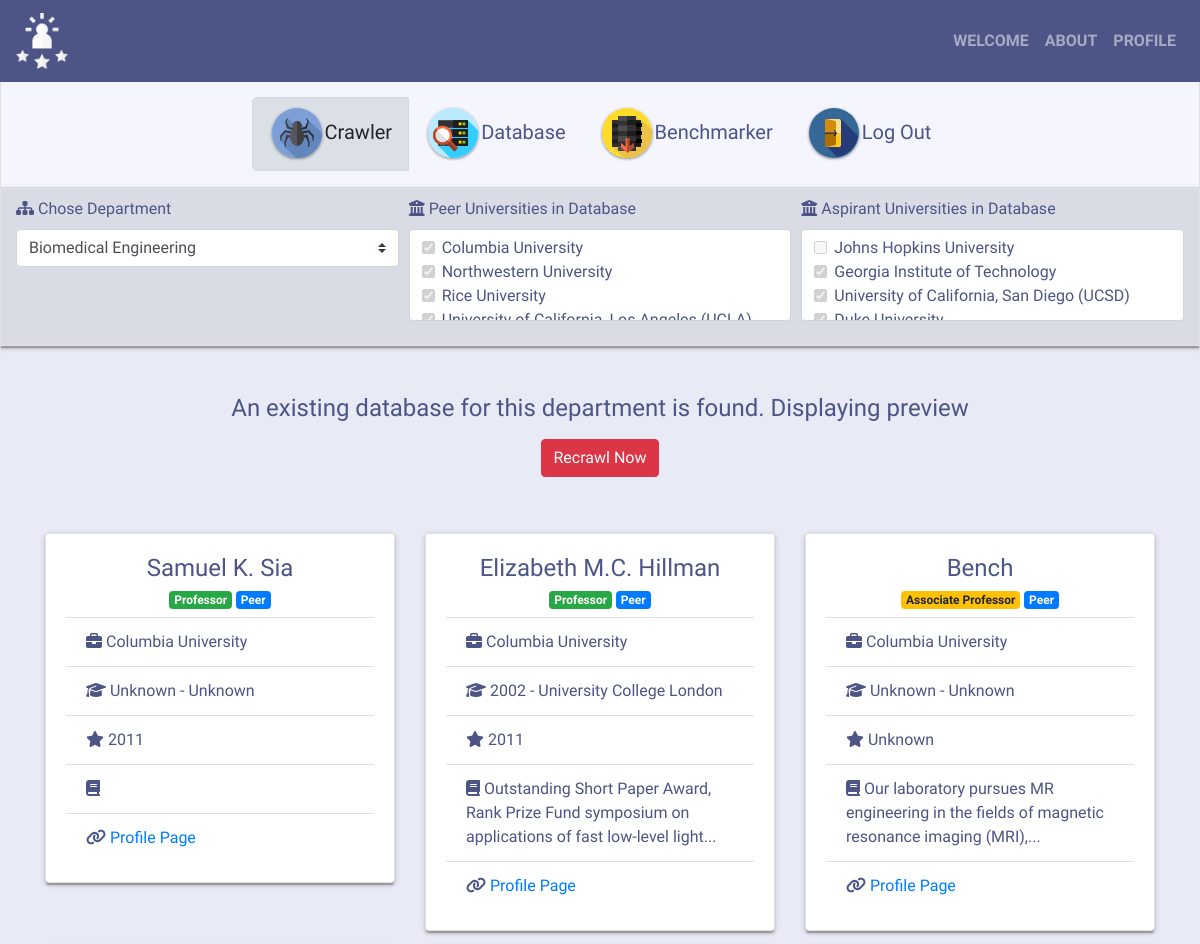
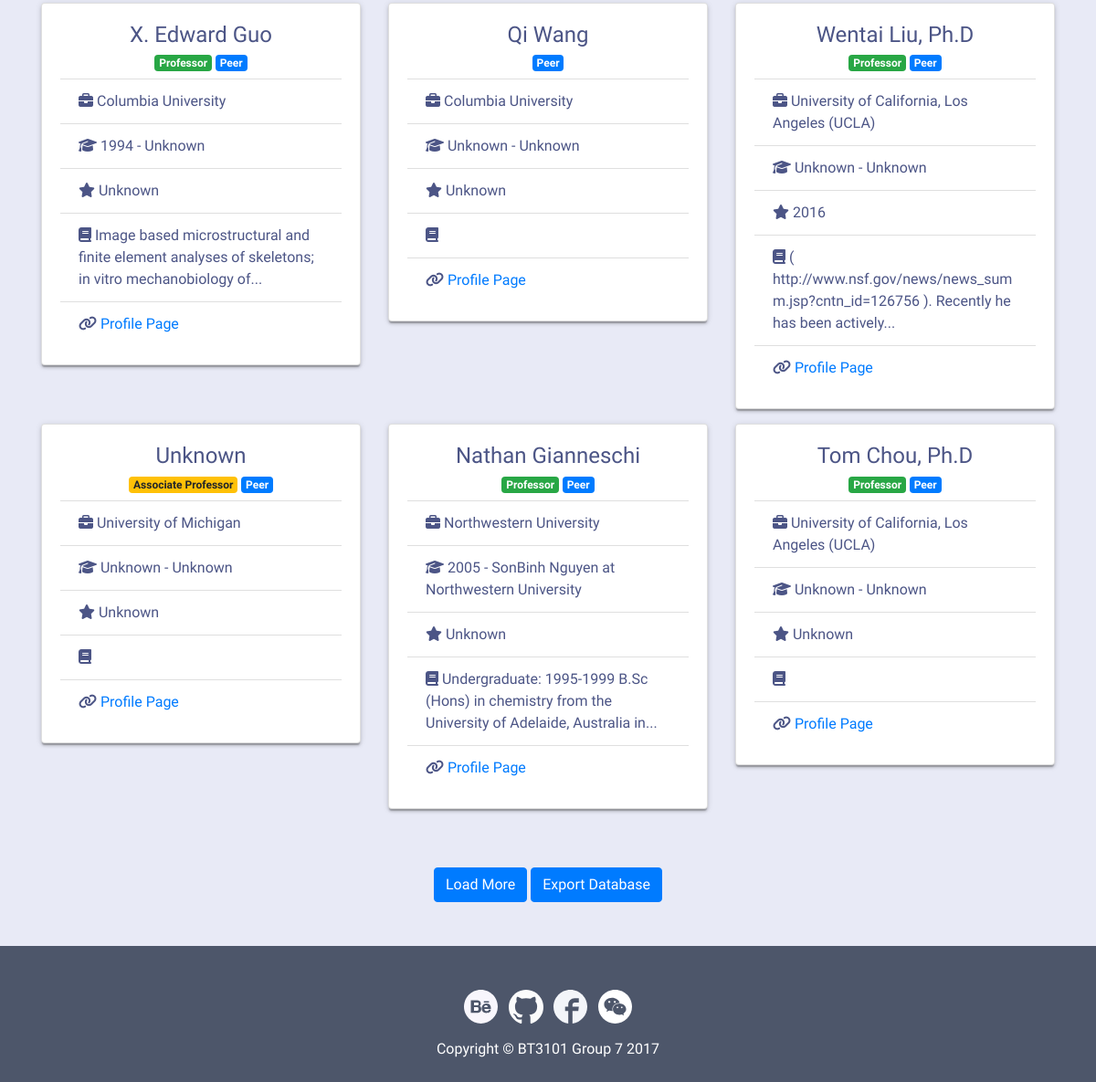
Screenshot of /crawler/ (signed in) with the database file from the repository (2 pictures, top to bottom).
### tables this page shows
CREATE TABLE profiles (
  profile_link TEXT PRIMARY KEY,
  name TEXT,
  department TEXT,
  university TEXT,
  tag TEXT,
  position TEXT,
  phd_year TEXT,
  phd_school TEXT,
  promotion_year TEXT,
  text_raw TEXT,
  user_updated INTEGER
);

### application.py (the view)
@app.route('/crawler/')
def crawler(dep='bme', length=9):
    if 'username' in session:
        if request.args.get('length'):
            length = request.args.get('length', type=int)
        if request.args.get('dep'):
            dep = request.args.get('dep')
        dep_name = helper.get_full_name(dep)
        preview = query_db('select * from profiles where department = ?', (dep_name,))
        db_peer = query_db('select distinct university from profiles where department = ? and tag = ?', (dep_name, 'peer'))
        in_db_peer = [row['university'] for row in db_peer]
        db_asp = query_db('select distinct university from profiles where department = ? and tag = ?' , (dep_name, 'aspirant'))
        in_db_asp = [row['university'] for row in db_asp]
        return render_template(
            "crawler.html",
            dep=dep,
            length=length,
            peer_unis=helper.get_peer_unis(dep),
            asp_unis=helper.get_asp_unis(dep),
            selected_peer=in_db_peer,
            selected_asp=in_db_asp,
            preview=preview)
    else:
        return redirect(url_for('main'))

### application.py (called while the page is built)
def get_db():
    db = getattr(g, '_database', None)
    if db is None:
        db = g._database = sqlite3.connect(DATABASE)
    return db

def query_db(query, args=(), one=False):
    db = get_db()
    db.row_factory = sqlite3.Row
    cur = db.cursor().execute(query, args)
    rv = cur.fetchall()
    return (rv[0] if rv else None) if one else rv

@app.teardown_appcontext
def close_connection(exception):
    db = getattr(g, '_database', None)
    if db is not None:
        db.close()

### helper.py (called while the page is built)
def get_peer_unis(dep):
    bme_peer = [
        'Columbia University',
        'Northwestern University',
        'Rice University',
        'University of California, Los Angeles (UCLA)',
        'University of Michigan',
        'University of Toronto']
    biochem_peer = [
        'University of Chicago',
        'The University of Hong Kong',
        'New York University',
        'Monash University'
    ]
    geo_peer = [
        'UCL (University College London)',
        'University of Colorado - Boulder',
        'The University of Manchester',
        'University of Toronto (St George)',
        'Queen Mary University of London']
    departments = {
        'bme': bme_peer,
        'biochem': biochem_peer,
        'geo': geo_peer}
    return departments[dep]

def get_asp_unis(dep):
    bme_asp = [
        'Johns Hopkins University',
        'Georgia Institute of Technology',
        'University of California, San Diego (UCSD)',
        'Duke University',
        'Massachusetts Institute of Technology',
        'Stanford University']
    biochem_asp = [
        'University of California, San Francisco',
        'UCL (University College London)',
        'University of Illinois at Urbana-Champaign',
        'McGill University'
    ]
    geo_asp = [
        'University of Cambridge',
        'University of British Columbia',
        'University of Oxford']
    departments = {
        'bme': bme_asp,
        'biochem': biochem_asp,
        'geo': geo_asp}
    return departments[dep]

def get_full_name(dep):
    names = {
        'bme': 'Biomedical Engineering',
        'biochem': 'Biochemistry',
        'geo': 'Geography'
    }
    return names[dep]

### templates/crawler.html (shortened to what this page needs)
<!doctype html>
<html lang="en">
  <head>
    <link rel="stylesheet" href="https://maxcdn.bootstrapcdn.com/bootstrap/4.0.0-beta.2/css/bootstrap.min.css">
    <link href="https://opensource.keycdn.com/fontawesome/4.7.0/font-awesome.min.css" rel="stylesheet">
    <link href="../static/css/custom.css" rel="stylesheet">
  </head>
  <body>
    <header class="navbar fixed-top navbar-expand-lg navbar-dark" style="background-color: #4C5586;">
      <a class="navbar-brand" href="#"><img class="img-fluid" src="{{ url_for('static', filename='img/Logo.svg') }}"></a>
      <div class="collapse navbar-collapse" id="navbarNavAltMarkup">
        <ul class="navbar-nav ml-auto">
          <li class="nav-item">
            <a class="nav-link font-weight-bold" href="{{ url_for('main') }}">WELCOME</a>
          </li>
          <li class="nav-item">
            <a class="nav-link font-weight-bold" href="{{ url_for('about') }}">ABOUT</a>
          </li>
          <li class="nav-item">
            <a class="nav-link font-weight-bold" href="{{ url_for('profile') }}">PROFILE</a>
          </li>
        </ul>
      </div>
    </header>
    <div class="container-fluid border text-center mt-5 pt-5 pb-3 shadowed function-button">
      <div class="btn-group btn-group-lg" role="group" aria-label="Function buttons">
        <a class="btn btn-light btn-menu active" href="{{ url_for('crawler') }}">
          <img src="{{ url_for('static', filename='img/Crawl.svg') }}">Crawler
        </a>
        <a class="btn btn-light btn-menu" href="{{ url_for('database') }}">
          <img src="{{ url_for('static', filename='img/Menu.svg') }}">Database
        </a>
        <a class="btn btn-light btn-menu" href="{{ url_for('benchmarker') }}">
          <img src="{{ url_for('static', filename='img/Database.svg') }}">Benchmarker
        </a>
        <a class="btn btn-light btn-menu" href="{{ url_for('logout') }}">
          <img src="{{ url_for('static', filename='img/Logout.svg') }}">Log Out
        </a>
      </div>
    </div>
    <div class="container-fluid border py-2 criteria-box shadowed">
      <form>
        <div class="form-row">
          <div class="form-group col-4">
            <label for="department"><i class="fa fa-sitemap" aria-hidden="true"></i>&nbsp;Chose Department</label>
            <select id="department" class="form-control custom-select" onchange="javascript:location.href = this.value;">
              <option {% if dep == 'bme' %} selected {% endif %} value="{{ url_for('crawler', dep='bme') }}">Biomedical Engineering</option>
            </select>
          </div>
          <div class="form-group col-4">
            <label for="peer">
              <i class="fa fa-university" aria-hidden="true"></i>&nbsp;Peer Universities in Database
            </label>
            <div class="form-scrollable rounded">
              {% for uni in peer_unis %}
              <div class="form-check">
                <label class="form-check-label">
                  <input class="form-check-input" type="checkbox" name="selected_peer" value="{{ uni }}" {% if uni in selected_peer %} checked {% endif %} disabled="" />{{ uni }}</label>
              </div>
              {% endfor %}
            </div>
          </div>
          <div class="form-group col-4">
            <label for="aspirant">
              <i class="fa fa-university" aria-hidden="true"></i>&nbsp;Aspirant Universities in Database
            </label>
            <div class="form-scrollable rounded">
              {% for uni in asp_unis %}
              <div class="form-check">
                <label class="form-check-label">
                  <input class="form-check-input" type="checkbox" name="selected_asp" value="{{ uni }}" {% if uni in selected_asp %} checked {% endif %} disabled="" />{{ uni }}
                </label>
              </div>
              {% endfor %}
            </div>
          </div>
        </div>
      </form>
    </div>
    {% if preview | length > 0 %}
      <div class="container py-5">
        <h4 class="text-center">An existing database for this department is found. Displaying preview</h4>
        <div class="text-center pt-2">
          <a href="{{ url_for('crawler_choose_unis', dep=dep) }}" class="btn btn-danger">Recrawl Now</a>
        </div>
      </div>
      <div class="container pt-2">
        <div class="row">
          {% for value in preview[:length] %}
            <div class="col-4">
              <div class="card mb-3 shadowed">
                <div class="card-body">
                  <h4 class="card-title text-center">{{ value['name'] }}</h4>
                  <h6 class="card-subtitle text-center">
                    {% if value['position'] == 'Professor' %}
                      <span class="badge badge-success mb-2">Professor</span>
                    {% elif value['position'] == 'Associate Professor' %}
                      <span class="badge badge-warning mb-2">Associate Professor</span>
                    {% endif %}
                    {% if value['tag'] == 'peer' %}
                      <span class="badge badge-primary mb-2">Peer</span>
                    {% elif value['tag'] == 'aspirant' %}
                      <span class="badge badge-info mb-2">Aspirant</span>
                    {% endif %}
                  </h6>
                  <ul class="list-group list-group-flush">
                    <li class="list-group-item"><i class="fa fa-briefcase" aria-hidden="true"></i>&nbsp;{{ value['university'] }}</li>
                    <li class="list-group-item"><i class="fa fa-graduation-cap" aria-hidden="true"></i>&nbsp;{{ value['phd_year'] }} - {{ value['phd_school'] }}</li>
                    <li class="list-group-item"><i class="fa fa-star" aria-hidden="true"></i>&nbsp;{{ value['promotion_year'] }}</li>
                    <li class="list-group-item"><i class="fa fa-book" aria-hidden="true"></i>&nbsp;{{ value['text_raw'] | truncate(100) }}</li>
                    <li class="list-group-item"><i class="fa fa-link"></i>&nbsp;<a href="{{ value['profile_link'] }}" target="_blank">Profile Page</a></li>
                  </ul>
                </div>
              </div>
            </div>
          {% endfor %}
        </div>
        <div class="text-center py-5" id="loadMore">
          <a type="button" class="btn btn-primary" href="{{ url_for('crawler', dep=dep, length=length+9) }}">Load More</a>
          <button type="butoon" class="btn btn-primary" data-toggle="modal" data-target="#exportModal">Export Database</button>
        </div>
      </div>
    {% endif %}
    <footer class="footer pt-5 pb-2">
      <div class="container">
        <div class="text-center">
          <ul class="list-inline">
            <li class="list-inline-item">
              <a href="https://www.behance.net" target="_blank"><img src="{{ url_for('static', filename='img/behance-logo.svg') }}"></a>
            </li>
            <li class="list-inline-item">
              <a href="https://github.com" target="_blank"><img src="{{ url_for('static', filename='img/github-logo.svg') }}"></a>
            </li>
            <li class="list-inline-item">
              <a href="https://www.facebook.com" target="_blank"><img src="{{ url_for('static', filename='img/facebook-logo.svg') }}"></a>
            </li>
            <li class="list-inline-item">
              <a href="https://web.wechat.com" target="_blank"><img src="{{ url_for('static', filename='img/wechat-logo.svg') }}"></i>
              </a>
            </li>
          </ul>
          <p>Copyright &copy; BT3101 Group 7 2017</p>
        </div>
      </div>
    </footer>
  </body>
</html>

### static/css/custom.css (style rules this page uses)
body { font-family: Ubuntu, 'Helvetica Neue', Helvetica, Arial, sans-serif; color: #4C5586; background-color: #E8EAF6; }
.footer { background-color: #4D566A; }
.footer p { color: #fff; }
.shadowed { box-shadow:0 3px 3px 0 rgba(0,0,0,0.14),0 1px 7px 0 rgba(0,0,0,0.12),0 3px 1px -1px rgba(0,0,0,0.2) }
.btn-menu { color: #4C5586; border-color: #F4F5FD; background-color: #F4F5FD; }
.function-button { background-color: #F4F5FD; }
.criteria-box { background-color: #DADCE5; }
.form-scrollable { max-height: 5.75rem; overflow-y: scroll; background-color: #fff; padding: 0.375rem 0.75rem; border: 1px solid #CED4DA; }

### rows the page displays
profiles: name "Samuel K. Sia", position "Professor", tag "Peer", university "Columbia University", phd_year "Unknown", phd_school "Unknown", promotion_year "2011"
profiles: name "Elizabeth M.C. Hillman", position "Professor", tag "Peer", university "Columbia University", phd_year "2002", phd_school "University College London", promotion_year "2011", text_raw "Outstanding Short Paper Award, Rank Prize Fund symposium on applications of fast low-level light..."
profiles: name "Bench", shows "Associate Professor", tag "Peer", university "Columbia University", phd_year "Unknown", phd_school "Unknown", promotion_year "Unknown", text_raw "Our laboratory pursues MR engineering in the fields of magnetic resonance imaging (MRI),..."
profiles: name "X. Edward Guo", position "Professor", tag "Peer", university "Columbia University", phd_year "1994", phd_school "Unknown", promotion_year "Unknown", text_raw "Image based microstructural and finite element analyses of skeletons; in vitro mechanobiology of..."
profiles: name "Qi Wang", tag "Peer", university "Columbia University", phd_year "Unknown", phd_school "Unknown", promotion_year "Unknown"
profiles: name "Wentai Liu, Ph.D", position "Professor", tag "Peer", university "University of California, Los Angeles (UCLA)", phd_year "Unknown", phd_school "Unknown", promotion_year "2016", text_raw "( http://www.nsf.gov/news/news_summ.jsp?cntn_id=126756 ). Recently he has been actively..."
profiles: name "Unknown", shows "Associate Professor", tag "Peer", university "University of Michigan", phd_year "Unknown", phd_school "Unknown", promotion_year "Unknown"
profiles: name "Nathan Gianneschi", position "Professor", tag "Peer", university "Northwestern University", phd_year "2005", phd_school "SonBinh Nguyen at Northwestern University", promotion_year "Unknown", text_raw "Undergraduate: 1995-1999 B.Sc (Hons) in chemistry from the University of Adelaide, Australia in..."
profiles: name "Tom Chou, Ph.D", position "Professor", tag "Peer", university "University of California, Los Angeles (UCLA)", phd_year "Unknown", phd_school "Unknown", promotion_year "Unknown"

### other values shown
{{ uni }} "Columbia University" "Northwestern University" "Rice University"
{{ uni }} "Johns Hopkins University" "Georgia Institute of Technology" "University of California, San Diego (UCSD)"
